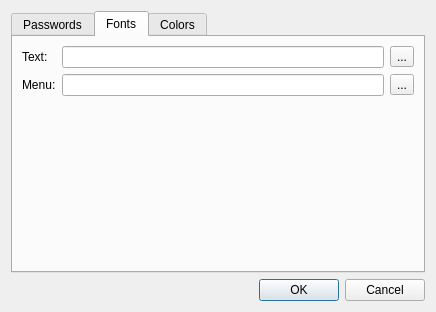
<?xml version="1.0" encoding="UTF-8"?>
<ui version="4.0">
 <class>SettingsDialog</class>
 <widget class="QDialog" name="SettingsDialog">
  <property name="geometry">
   <rect>
    <x>0</x>
    <y>0</y>
    <width>436</width>
    <height>312</height>
   </rect>
  </property>
  <property name="windowTitle">
   <string>Settings</string>
  </property>
  <property name="modal">
   <bool>true</bool>
  </property>
  <layout class="QGridLayout" name="gridLayout">
   <item row="0" column="0">
    <layout class="QVBoxLayout" name="verticalLayout">
     <item>
      <widget class="QTabWidget" name="tabWidget">
       <property name="currentIndex">
        <number>1</number>
       </property>
       <widget class="QWidget" name="passwordstTab">
        <attribute name="title">
         <string>Passwords</string>
        </attribute>
        <layout class="QGridLayout" name="gridLayout_6">
         <item row="0" column="0">
          <layout class="QVBoxLayout" name="verticalLayout_2">
           <item>
            <layout class="QHBoxLayout" name="horizontalLayout_4">
             <item>
              <widget class="QComboBox" name="passwordTypeComboBox"/>
             </item>
             <item>
              <spacer name="horizontalSpacer_3">
               <property name="orientation">
                <enum>Qt::Horizontal</enum>
               </property>
               <property name="sizeHint" stdset="0">
                <size>
                 <width>40</width>
                 <height>20</height>
                </size>
               </property>
              </spacer>
             </item>
            </layout>
           </item>
           <item>
            <layout class="QHBoxLayout" name="horizontalLayout_5">
             <item>
              <widget class="QCheckBox" name="upperCaseCheckBox">
               <property name="text">
                <string>Upper Case</string>
               </property>
              </widget>
             </item>
             <item>
              <widget class="QCheckBox" name="lowerCaseCheckBox">
               <property name="text">
                <string>Lower Case</string>
               </property>
              </widget>
             </item>
             <item>
              <widget class="QCheckBox" name="digitsCheckBox">
               <property name="text">
                <string>Digits</string>
               </property>
              </widget>
             </item>
             <item>
              <widget class="QCheckBox" name="symbolsCheckBox">
               <property name="text">
                <string>Symbols</string>
               </property>
              </widget>
             </item>
             <item>
              <spacer name="horizontalSpacer_5">
               <property name="orientation">
                <enum>Qt::Horizontal</enum>
               </property>
               <property name="sizeHint" stdset="0">
                <size>
                 <width>40</width>
                 <height>20</height>
                </size>
               </property>
              </spacer>
             </item>
            </layout>
           </item>
           <item>
            <layout class="QHBoxLayout" name="horizontalLayout_3">
             <item>
              <widget class="QLabel" name="label_7">
               <property name="text">
                <string>Length:</string>
               </property>
              </widget>
             </item>
             <item>
              <widget class="QComboBox" name="passwordLengthComboBox"/>
             </item>
             <item>
              <spacer name="horizontalSpacer_4">
               <property name="orientation">
                <enum>Qt::Horizontal</enum>
               </property>
               <property name="sizeHint" stdset="0">
                <size>
                 <width>40</width>
                 <height>20</height>
                </size>
               </property>
              </spacer>
             </item>
            </layout>
           </item>
           <item>
            <spacer name="verticalSpacer">
             <property name="orientation">
              <enum>Qt::Vertical</enum>
             </property>
             <property name="sizeHint" stdset="0">
              <size>
               <width>20</width>
               <height>40</height>
              </size>
             </property>
            </spacer>
           </item>
          </layout>
         </item>
        </layout>
       </widget>
       <widget class="QWidget" name="tab">
        <attribute name="title">
         <string>Fonts</string>
        </attribute>
        <layout class="QGridLayout" name="gridLayout_8">
         <item row="0" column="0">
          <layout class="QVBoxLayout" name="verticalLayout_3">
           <item>
            <layout class="QGridLayout" name="gridLayout_7">
             <item row="0" column="0">
              <widget class="QLabel" name="label_8">
               <property name="text">
                <string>Text:</string>
               </property>
              </widget>
             </item>
             <item row="0" column="1">
              <widget class="QLineEdit" name="textFontEdit"/>
             </item>
             <item row="0" column="2">
              <widget class="QToolButton" name="textFontButton">
               <property name="text">
                <string notr="true">...</string>
               </property>
              </widget>
             </item>
             <item row="1" column="0">
              <widget class="QLabel" name="label_9">
               <property name="text">
                <string>Menu:</string>
               </property>
              </widget>
             </item>
             <item row="1" column="1">
              <widget class="QLineEdit" name="menuFontEdit"/>
             </item>
             <item row="1" column="2">
              <widget class="QToolButton" name="menuFontButton">
               <property name="text">
                <string notr="true">...</string>
               </property>
              </widget>
             </item>
            </layout>
           </item>
           <item>
            <spacer name="verticalSpacer_2">
             <property name="orientation">
              <enum>Qt::Vertical</enum>
             </property>
             <property name="sizeHint" stdset="0">
              <size>
               <width>20</width>
               <height>40</height>
              </size>
             </property>
            </spacer>
           </item>
          </layout>
         </item>
        </layout>
       </widget>
       <widget class="QWidget" name="colorTab">
        <attribute name="title">
         <string>Colors</string>
        </attribute>
        <layout class="QGridLayout" name="gridLayout_5">
         <item row="0" column="0">
          <layout class="QHBoxLayout" name="horizontalLayout">
           <item>
            <layout class="QGridLayout" name="gridLayout_2">
             <item row="0" column="0">
              <widget class="QLabel" name="label">
               <property name="text">
                <string>Field Name:</string>
               </property>
              </widget>
             </item>
             <item row="0" column="1">
              <widget class="QPushButton" name="fieldNameColorButton">
               <property name="text">
                <string/>
               </property>
              </widget>
             </item>
             <item row="1" column="0">
              <widget class="QLabel" name="label_2">
               <property name="text">
                <string>Field Value:</string>
               </property>
              </widget>
             </item>
             <item row="1" column="1">
              <widget class="QPushButton" name="fieldValueColorButton">
               <property name="text">
                <string/>
               </property>
              </widget>
             </item>
            </layout>
           </item>
           <item>
            <spacer name="horizontalSpacer">
             <property name="orientation">
              <enum>Qt::Horizontal</enum>
             </property>
             <property name="sizeHint" stdset="0">
              <size>
               <width>40</width>
               <height>20</height>
              </size>
             </property>
            </spacer>
           </item>
          </layout>
         </item>
         <item row="1" column="0">
          <widget class="QGroupBox" name="groupBox">
           <property name="title">
            <string>Import</string>
           </property>
           <layout class="QGridLayout" name="gridLayout_4">
            <item row="0" column="0">
             <layout class="QHBoxLayout" name="horizontalLayout_2">
              <item>
               <layout class="QGridLayout" name="gridLayout_3">
                <item row="0" column="0">
                 <widget class="QLabel" name="label_3">
                  <property name="text">
                   <string>Add:</string>
                  </property>
                 </widget>
                </item>
                <item row="0" column="1">
                 <widget class="QPushButton" name="importAddColorButton">
                  <property name="text">
                   <string/>
                  </property>
                 </widget>
                </item>
                <item row="0" column="2">
                 <widget class="QLabel" name="label_4">
                  <property name="text">
                   <string>Replace:</string>
                  </property>
                  <property name="margin">
                   <number>0</number>
                  </property>
                 </widget>
                </item>
                <item row="0" column="3">
                 <widget class="QPushButton" name="importReplaceColorButton">
                  <property name="text">
                   <string/>
                  </property>
                 </widget>
                </item>
                <item row="1" column="0">
                 <widget class="QLabel" name="label_5">
                  <property name="text">
                   <string>Delete:</string>
                  </property>
                 </widget>
                </item>
                <item row="1" column="1">
                 <widget class="QPushButton" name="importDeleteColorButton">
                  <property name="text">
                   <string/>
                  </property>
                 </widget>
                </item>
                <item row="1" column="2">
                 <widget class="QLabel" name="label_6">
                  <property name="text">
                   <string>Restore:</string>
                  </property>
                  <property name="margin">
                   <number>0</number>
                  </property>
                 </widget>
                </item>
                <item row="1" column="3">
                 <widget class="QPushButton" name="importRestoreColorButton">
                  <property name="text">
                   <string/>
                  </property>
                 </widget>
                </item>
               </layout>
              </item>
              <item>
               <spacer name="horizontalSpacer_2">
                <property name="orientation">
                 <enum>Qt::Horizontal</enum>
                </property>
                <property name="sizeHint" stdset="0">
                 <size>
                  <width>40</width>
                  <height>20</height>
                 </size>
                </property>
               </spacer>
              </item>
             </layout>
            </item>
           </layout>
          </widget>
         </item>
        </layout>
       </widget>
      </widget>
     </item>
     <item>
      <widget class="QDialogButtonBox" name="buttonBox">
       <property name="orientation">
        <enum>Qt::Horizontal</enum>
       </property>
       <property name="standardButtons">
        <set>QDialogButtonBox::Cancel|QDialogButtonBox::Ok</set>
       </property>
      </widget>
     </item>
    </layout>
   </item>
  </layout>
 </widget>
 <resources/>
 <connections>
  <connection>
   <sender>buttonBox</sender>
   <signal>accepted()</signal>
   <receiver>SettingsDialog</receiver>
   <slot>accept()</slot>
   <hints>
    <hint type="sourcelabel">
     <x>248</x>
     <y>254</y>
    </hint>
    <hint type="destinationlabel">
     <x>157</x>
     <y>274</y>
    </hint>
   </hints>
  </connection>
  <connection>
   <sender>buttonBox</sender>
   <signal>rejected()</signal>
   <receiver>SettingsDialog</receiver>
   <slot>reject()</slot>
   <hints>
    <hint type="sourcelabel">
     <x>316</x>
     <y>260</y>
    </hint>
    <hint type="destinationlabel">
     <x>286</x>
     <y>274</y>
    </hint>
   </hints>
  </connection>
 </connections>
</ui>
